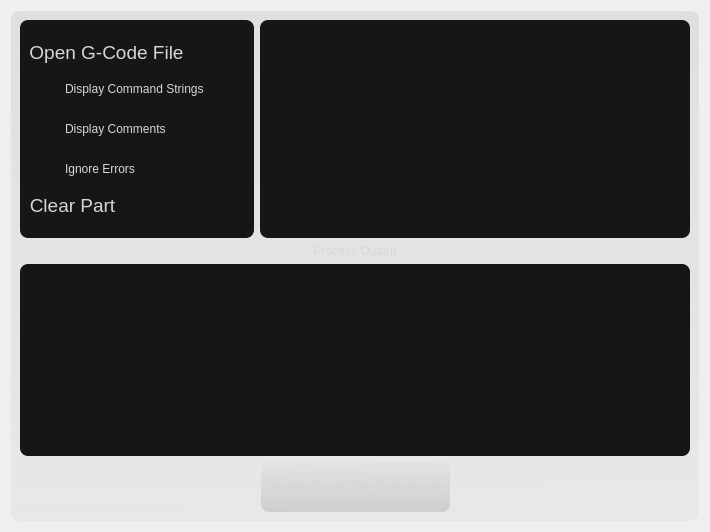
      <widget class="QWidget" name="printToolsPage">
       <property name="styleSheet">
        <string notr="true"/>
       </property>
       <layout class="QVBoxLayout" name="verticalLayout_5">
        <item>
         <widget class="QFrame" name="frame_6">
          <property name="sizePolicy">
           <sizepolicy hsizetype="Preferred" vsizetype="Expanding">
            <horstretch>0</horstretch>
            <verstretch>0</verstretch>
           </sizepolicy>
          </property>
          <property name="minimumSize">
           <size>
            <width>512</width>
            <height>256</height>
           </size>
          </property>
          <property name="maximumSize">
           <size>
            <width>16777215</width>
            <height>16777215</height>
           </size>
          </property>
          <property name="styleSheet">
           <string notr="true">background:

qlineargradient(spread:pad, x1:0.527, y1:1, x2:0.516852, y2:0, stop:0 rgba(89, 84, 91, 12), stop:1 rgba(128, 128, 128, 35));



border-radius: 8;
color: rgb(212,215,217);</string>
          </property>
          <property name="frameShape">
           <enum>QFrame::StyledPanel</enum>
          </property>
          <property name="frameShadow">
           <enum>QFrame::Raised</enum>
          </property>
          <layout class="QVBoxLayout" name="verticalLayout_10">
           <item>
            <layout class="QHBoxLayout" name="horizontalLayout_7">
             <item>
              <widget class="QFrame" name="frame_5">
               <property name="maximumSize">
                <size>
                 <width>16777215</width>
                 <height>235</height>
                </size>
               </property>
               <property name="styleSheet">
                <string notr="true">background:rgb(22, 22, 22,);</string>
               </property>
               <property name="frameShape">
                <enum>QFrame::StyledPanel</enum>
               </property>
               <property name="frameShadow">
                <enum>QFrame::Raised</enum>
               </property>
               <layout class="QVBoxLayout" name="verticalLayout_7">
                <item>
                 <widget class="QPushButton" name="settings_button_openFile_2">
                  <property name="sizePolicy">
                   <sizepolicy hsizetype="Fixed" vsizetype="Fixed">
                    <horstretch>0</horstretch>
                    <verstretch>0</verstretch>
                   </sizepolicy>
                  </property>
                  <property name="minimumSize">
                   <size>
                    <width>32</width>
                    <height>32</height>
                   </size>
                  </property>
                  <property name="baseSize">
                   <size>
                    <width>270</width>
                    <height>484</height>
                   </size>
                  </property>
                  <property name="font">
                   <font>
                    <pointsize>14</pointsize>
                   </font>
                  </property>
                  <property name="styleSheet">
                   <string notr="true">background: rgba(0,0,0,0);
color: rgb(212,215,217);</string>
                  </property>
                  <property name="text">
                   <string>Open G-Code File</string>
                  </property>
                  <property name="icon">
                   <iconset resource="icons.qrc">
                    <normaloff>:/icons/icons/iosDownload.png</normaloff>:/icons/icons/iosDownload.png</iconset>
                  </property>
                  <property name="iconSize">
                   <size>
                    <width>30</width>
                    <height>30</height>
                   </size>
                  </property>
                  <property name="flat">
                   <bool>true</bool>
                  </property>
                 </widget>
                </item>
                <item>
                 <layout class="QHBoxLayout" name="horizontalLayout_8">
                  <item>
                   <spacer name="horizontalSpacer">
                    <property name="orientation">
                     <enum>Qt::Horizontal</enum>
                    </property>
                    <property name="sizeType">
                     <enum>QSizePolicy::Preferred</enum>
                    </property>
                    <property name="sizeHint" stdset="0">
                     <size>
                      <width>16</width>
                      <height>20</height>
                     </size>
                    </property>
                   </spacer>
                  </item>
                  <item>
                   <layout class="QVBoxLayout" name="verticalLayout_6">
                    <property name="spacing">
                     <number>25</number>
                    </property>
                    <item>
                     <widget class="QRadioButton" name="radioButton_2">
                      <property name="text">
                       <string>Display Command Strings</string>
                      </property>
                      <property name="autoExclusive">
                       <bool>false</bool>
                      </property>
                     </widget>
                    </item>
                    <item>
                     <widget class="QRadioButton" name="radioButton">
                      <property name="text">
                       <string>Display Comments</string>
                      </property>
                      <property name="autoExclusive">
                       <bool>false</bool>
                      </property>
                     </widget>
                    </item>
                    <item>
                     <widget class="QRadioButton" name="radioButton_3">
                      <property name="text">
                       <string>Ignore Errors</string>
                      </property>
                      <property name="autoExclusive">
                       <bool>false</bool>
                      </property>
                     </widget>
                    </item>
                   </layout>
                  </item>
                  <item>
                   <spacer name="horizontalSpacer_2">
                    <property name="orientation">
                     <enum>Qt::Horizontal</enum>
                    </property>
                    <property name="sizeHint" stdset="0">
                     <size>
                      <width>40</width>
                      <height>20</height>
                     </size>
                    </property>
                   </spacer>
                  </item>
                 </layout>
                </item>
                <item>
                 <widget class="QPushButton" name="settings_button_apply_2">
                  <property name="sizePolicy">
                   <sizepolicy hsizetype="Fixed" vsizetype="Fixed">
                    <horstretch>0</horstretch>
                    <verstretch>0</verstretch>
                   </sizepolicy>
                  </property>
                  <property name="minimumSize">
                   <size>
                    <width>32</width>
                    <height>32</height>
                   </size>
                  </property>
                  <property name="font">
                   <font>
                    <pointsize>14</pointsize>
                   </font>
                  </property>
                  <property name="styleSheet">
                   <string notr="true">background: rgba(0,0,0,0);
color: rgb(212,215,217);</string>
                  </property>
                  <property name="text">
                   <string>Clear Part</string>
                  </property>
                  <property name="icon">
                   <iconset resource="icons.qrc">
                    <normaloff>:/icons/icons/iosTrash.png</normaloff>:/icons/icons/iosTrash.png</iconset>
                  </property>
                  <property name="iconSize">
                   <size>
                    <width>30</width>
                    <height>30</height>
                   </size>
                  </property>
                  <property name="flat">
                   <bool>true</bool>
                  </property>
                 </widget>
                </item>
               </layout>
              </widget>
             </item>
             <item>
              <widget class="QFrame" name="frame_7">
               <property name="maximumSize">
                <size>
                 <width>512</width>
                 <height>235</height>
                </size>
               </property>
               <property name="styleSheet">
                <string notr="true">background:rgba(22, 22, 22);
border-radius: 8;
</string>
               </property>
               <property name="frameShape">
                <enum>QFrame::StyledPanel</enum>
               </property>
               <property name="frameShadow">
                <enum>QFrame::Raised</enum>
               </property>
               <layout class="QHBoxLayout" name="horizontalLayout">
                <item>
                 <widget class="QTableView" name="PartInfoView">
                  <property name="minimumSize">
                   <size>
                    <width>0</width>
                    <height>200</height>
                   </size>
                  </property>
                  <property name="maximumSize">
                   <size>
                    <width>150</width>
                    <height>200</height>
                   </size>
                  </property>
                  <property name="styleSheet">
                   <string notr="true">background:rgb(22, 22, 22);
border-radius: 0;
</string>
                  </property>
                  <property name="showGrid">
                   <bool>false</bool>
                  </property>
                  <attribute name="horizontalHeaderVisible">
                   <bool>false</bool>
                  </attribute>
                  <attribute name="horizontalHeaderHighlightSections">
                   <bool>false</bool>
                  </attribute>
                  <attribute name="verticalHeaderVisible">
                   <bool>false</bool>
                  </attribute>
                  <attribute name="verticalHeaderHighlightSections">
                   <bool>false</bool>
                  </attribute>
                 </widget>
                </item>
                <item>
                 <widget class="QTableView" name="PartInfoViewData">
                  <property name="minimumSize">
                   <size>
                    <width>0</width>
                    <height>200</height>
                   </size>
                  </property>
                  <property name="maximumSize">
                   <size>
                    <width>16777215</width>
                    <height>200</height>
                   </size>
                  </property>
                  <property name="styleSheet">
                   <string notr="true">background:rgb(22, 22, 22);
border-radius: 0;
</string>
                  </property>
                  <property name="showGrid">
                   <bool>false</bool>
                  </property>
                  <attribute name="horizontalHeaderVisible">
                   <bool>false</bool>
                  </attribute>
                  <attribute name="horizontalHeaderHighlightSections">
                   <bool>false</bool>
                  </attribute>
                  <attribute name="horizontalHeaderStretchLastSection">
                   <bool>true</bool>
                  </attribute>
                  <attribute name="verticalHeaderVisible">
                   <bool>false</bool>
                  </attribute>
                  <attribute name="verticalHeaderHighlightSections">
                   <bool>false</bool>
                  </attribute>
                 </widget>
                </item>
               </layout>
              </widget>
             </item>
            </layout>
           </item>
           <item>
            <layout class="QVBoxLayout" name="verticalLayout_12">
             <item>
              <widget class="QLabel" name="label">
               <property name="styleSheet">
                <string notr="true">background: rgba(0,0,0,0)</string>
               </property>
               <property name="text">
                <string>Process Output</string>
               </property>
               <property name="alignment">
                <set>Qt::AlignCenter</set>
               </property>
              </widget>
             </item>
             <item>
              <widget class="QTextBrowser" name="textBrowser">
               <property name="styleSheet">
                <string notr="true">background: rgb(22,22,22);</string>
               </property>
              </widget>
             </item>
            </layout>
           </item>
           <item>
            <layout class="QHBoxLayout" name="horizontalLayout_9">
             <item>
              <spacer name="horizontalSpacer_5">
               <property name="orientation">
                <enum>Qt::Horizontal</enum>
               </property>
               <property name="sizeHint" stdset="0">
                <size>
                 <width>40</width>
                 <height>20</height>
                </size>
               </property>
              </spacer>
             </item>
             <item>
              <widget class="QFrame" name="frame_8">
               <property name="minimumSize">
                <size>
                 <width>5</width>
                 <height>0</height>
                </size>
               </property>
               <property name="maximumSize">
                <size>
                 <width>191</width>
                 <height>56</height>
                </size>
               </property>
               <property name="styleSheet">
                <string notr="true">background:

qlineargradient(spread:pad, x1:0.527, y1:1, x2:0.516852, y2:0, stop:0 rgba(89, 84, 91, 45), stop:1 rgba(212, 215, 217, 60));</string>
               </property>
               <property name="frameShape">
                <enum>QFrame::StyledPanel</enum>
               </property>
               <property name="frameShadow">
                <enum>QFrame::Raised</enum>
               </property>
               <layout class="QVBoxLayout" name="verticalLayout_8">
                <item>
                 <widget class="QPushButton" name="settings_buttons_saveFile_2">
                  <property name="sizePolicy">
                   <sizepolicy hsizetype="Fixed" vsizetype="Fixed">
                    <horstretch>0</horstretch>
                    <verstretch>0</verstretch>
                   </sizepolicy>
                  </property>
                  <property name="minimumSize">
                   <size>
                    <width>32</width>
                    <height>32</height>
                   </size>
                  </property>
                  <property name="baseSize">
                   <size>
                    <width>270</width>
                    <height>484</height>
                   </size>
                  </property>
                  <property name="font">
                   <font>
                    <pointsize>14</pointsize>
                   </font>
                  </property>
                  <property name="styleSheet">
                   <string notr="true">background: rgba(0,0,0,0);
color: rgb(212,215,217);</string>
                  </property>
                  <property name="text">
                   <string>Add Part To Job List</string>
                  </property>
                  <property name="icon">
                   <iconset resource="icons.qrc">
                    <normaloff>:/icons/icons/iosPlus.png</normaloff>:/icons/icons/iosPlus.png</iconset>
                  </property>
                  <property name="iconSize">
                   <size>
                    <width>30</width>
                    <height>30</height>
                   </size>
                  </property>
                  <property name="flat">
                   <bool>true</bool>
                  </property>
                 </widget>
                </item>
               </layout>
              </widget>
             </item>
             <item>
              <spacer name="horizontalSpacer_6">
               <property name="orientation">
                <enum>Qt::Horizontal</enum>
               </property>
               <property name="sizeHint" stdset="0">
                <size>
                 <width>40</width>
                 <height>20</height>
                </size>
               </property>
              </spacer>
             </item>
            </layout>
           </item>
          </layout>
         </widget>
        </item>
       </layout>
      </widget>
